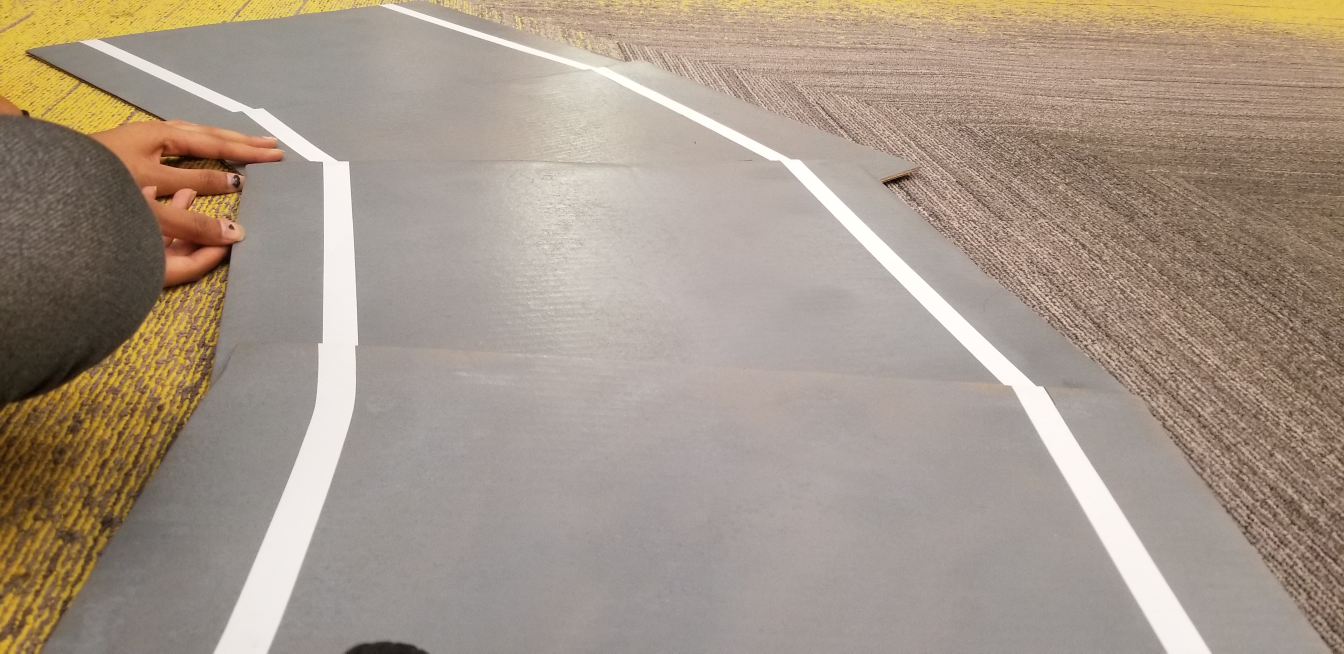
#> input picture Image_Processing/realTest1.jpg, 4032 x 1960 px (shown at 1/3 size)
$ python CameraCV.py
#> lines starting #> are read from the running program, lines starting #| are printed output that depends on the picture
#> further down, frame is the input picture: shape (1960, 4032, 3); mean B, G, R 137.2, 151.3, 165.6
import cv2
import numpy as np

def detect_edges(lane_image):
	gray = cv2.cvtColor(lane_image, cv2.COLOR_RGB2GRAY)
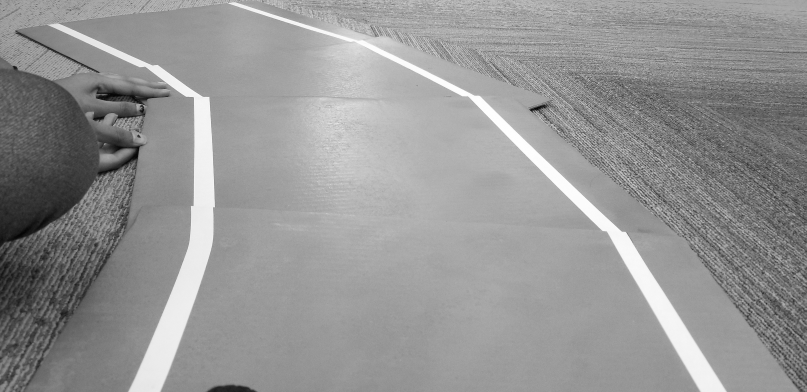
#> gray: shape (784, 1613) (shown at 1/2 size); min 2, max 254, mean 148.7
	blur = cv2.GaussianBlur(gray,(5, 5),0)
	canny = cv2.Canny(blur, 200, 240)
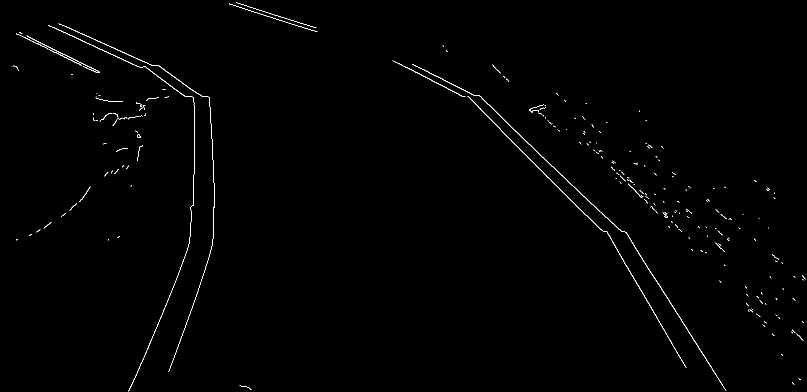
#> canny: shape (784, 1613) (shown at 1/2 size); 0.57% white in thin lines or dots
	return canny

# [81 lines left out: functions region_of_interest, detect_line_segments, average_slope_intercept, make_points, detect_lane, display_lines, not called in this run]

# [8 lines of commented-out code are left out]


frame = cv2.imread('realTest1.jpg')
lane_image = np.copy(frame)
small = cv2.resize(lane_image, (0,0), fx = 0.4, fy = 0.4)
edges = detect_edges(small)
cv2.imshow('test', edges)
cv2.waitKey(0)
